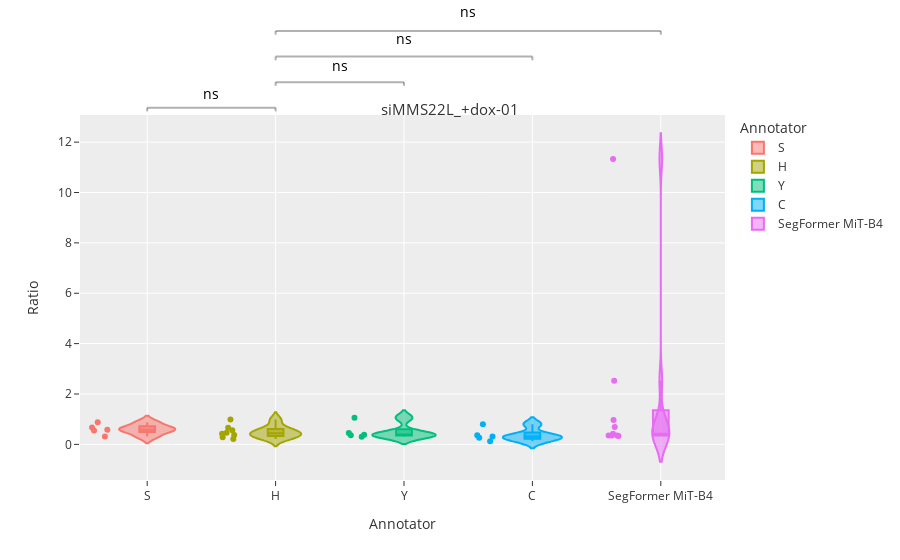
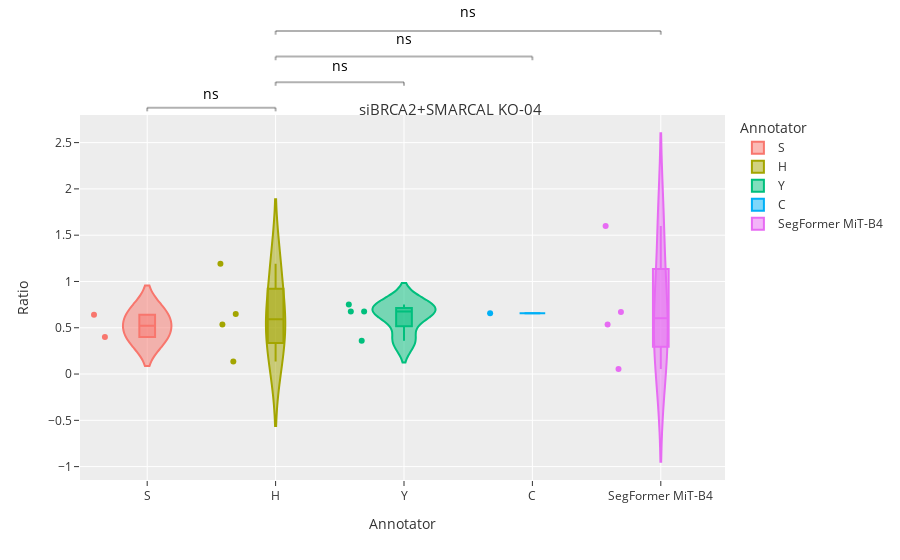
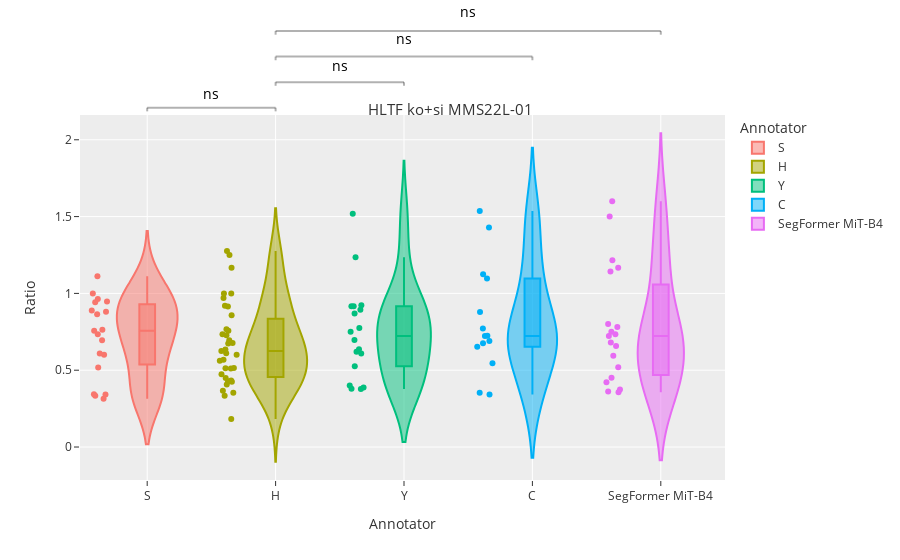
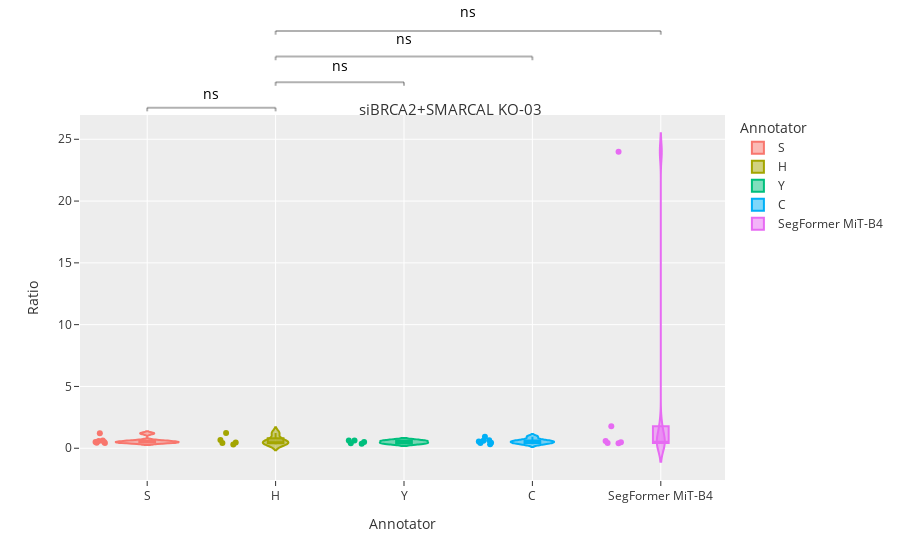

Write notebook code for charts like these, in order.
### Code cell
for category in categories:

    df = df_raw[df_raw['image_type'] == category]

    # df = df[df.common == 5]
    # df = df[df.ratio <3]
    filtered = df[(np.isin(df.fiber_type, ["double"]))]
    try:
        model = smf.mixedlm("ratio ~ annotator", filtered, groups=filtered["image_type"])
    except ValueError:
        continue
    try:
        result = model.fit()
    except np.linalg.LinAlgError:
        print("LinAlgError")
        continue
    pvalues = np.asarray(result.pvalues)[1:]



    filtered['Ratio'] = filtered['ratio'].astype(float)
    filtered['Annotator'] = filtered['annotator']

    fig = px.violin(
        filtered,
        y="Ratio",
        x="Annotator",
        box=True,  # draw box plot inside the violin
        points="all",  # can be 'outliers', or False
        color="Annotator",
        template="ggplot2",
        title=f"{category}",
    )
    fig = add_p_value_annotation(fig, [[0,1], [1,2], [1,3], [1, 4]], stats_test=pvalues)
    # Set title to the name of the category
    # Increase top margin to make room for the title
    fig.update_layout(
    title=dict(font=dict(size=15), automargin=True, yref='paper')
)
    fig.update_layout(margin=dict(t=115))
    fig.show()

### Figure 1 — Plotly figure (JSON) as saved in the notebook; plotly's stock layout.template omitted (floating-point values rounded to 4 significant figures)
{"data": [{"alignmentgroup": "True", "box": {"visible": true}, "hovertemplate": "Annotator=%{x}<br>Ratio=%{y}<extra></extra>", "legendgroup": "S", "marker": {"color": "#F8766D"}, "name": "S", "offsetgroup": "S", "orientation": "v", "points": "all", "scalegroup": "True", "showlegend": true, "type": "violin", "x": ["S", "S", "S", "S", "S"], "x0": " ", "xaxis": "x", "y": [0.6667, 0.88, 0.5526, 0.3077, 0.5769], "y0": " ", "yaxis": "y"}, {"alignmentgroup": "True", "box": {"visible": true}, "hovertemplate": "Annotator=%{x}<br>Ratio=%{y}<extra></extra>", "legendgroup": "H", "marker": {"color": "#A3A500"}, "name": "H", "offsetgroup": "H", "orientation": "v", "points": "all", "scalegroup": "True", "showlegend": true, "type": "violin", "x": ["H", "H", "H", "H", "H", "H", "H", "H"], "x0": " ", "xaxis": "x", "y": [0.6617, 0.9831, 0.2857, 0.4186, 0.2143, 0.4607, 0.5556, 0.3718], "y0": " ", "yaxis": "y"}, {"alignmentgroup": "True", "box": {"visible": true}, "hovertemplate": "Annotator=%{x}<br>Ratio=%{y}<extra></extra>", "legendgroup": "Y", "marker": {"color": "#00BF7D"}, "name": "Y", "offsetgroup": "Y", "orientation": "v", "points": "all", "scalegroup": "True", "showlegend": true, "type": "violin", "x": ["Y", "Y", "Y", "Y", "Y"], "x0": " ", "xaxis": "x", "y": [1.061, 0.3778, 0.3617, 0.3034, 0.4494], "y0": " ", "yaxis": "y"}, {"alignmentgroup": "True", "box": {"visible": true}, "hovertemplate": "Annotator=%{x}<br>Ratio=%{y}<extra></extra>", "legendgroup": "C", "marker": {"color": "#00B0F6"}, "name": "C", "offsetgroup": "C", "orientation": "v", "points": "all", "scalegroup": "True", "showlegend": true, "type": "violin", "x": ["C", "C", "C", "C", "C"], "x0": " ", "xaxis": "x", "y": [0.8033, 0.3571, 0.2609, 0.3146, 0.1204], "y0": " ", "yaxis": "y"}, {"alignmentgroup": "True", "box": {"visible": true}, "hovertemplate": "Annotator=%{x}<br>Ratio=%{y}<extra></extra>", "legendgroup": "SegFormer MiT-B4", "marker": {"color": "#E76BF3"}, "name": "SegFormer MiT-B4", "offsetgroup": "SegFormer MiT-B4", "orientation": "v", "points": "all", "scalegroup": "True", "showlegend": true, "type": "violin", "x": ["SegFormer MiT-B4", "SegFormer MiT-B4", "SegFormer MiT-B4", "SegFormer MiT-B4", "SegFormer MiT-B4", "SegFormer MiT-B4", "SegFormer MiT-B4", "SegFormer MiT-B4", "SegFormer MiT-B4"], "x0": " ", "xaxis": "x", "y": [0.9655, 0.425, 0.3488, 0.3556, 11.33, 2.529, 0.3293, 0.3469, 0.6939], "y0": " ", "yaxis": "y"}], "layout": {"annotations": [{"font": {"color": "black", "size": 14}, "showarrow": false, "text": "ns", "textangle": 0, "x": 0.5, "xref": "x", "y": 1.091, "yref": "y domain"}, {"font": {"color": "black", "size": 14}, "showarrow": false, "text": "ns", "textangle": 0, "x": 1.5, "xref": "x", "y": 1.166, "yref": "y domain"}, {"font": {"color": "black", "size": 14}, "showarrow": false, "text": "ns", "textangle": 0, "x": 2, "xref": "x", "y": 1.241, "yref": "y domain"}, {"font": {"color": "black", "size": 14}, "showarrow": false, "text": "ns", "textangle": 0, "x": 2.5, "xref": "x", "y": 1.316, "yref": "y domain"}], "legend": {"title": {"text": "Annotator"}, "tracegroupgap": 0}, "margin": {"t": 115}, "shapes": [{"line": {"color": "black", "width": 2}, "type": "line", "x0": 0, "x1": 0, "xref": "x", "y0": 1.01, "y1": 1.02, "yref": "y domain"}, {"line": {"color": "black", "width": 2}, "type": "line", "x0": 0, "x1": 1, "xref": "x", "y0": 1.02, "y1": 1.02, "yref": "y domain"}, {"line": {"color": "black", "width": 2}, "type": "line", "x0": 1, "x1": 1, "xref": "x", "y0": 1.01, "y1": 1.02, "yref": "y domain"}, {"line": {"color": "black", "width": 2}, "type": "line", "x0": 1, "x1": 1, "xref": "x", "y0": 1.08, "y1": 1.09, "yref": "y domain"}, {"line": {"color": "black", "width": 2}, "type": "line", "x0": 1, "x1": 2, "xref": "x", "y0": 1.09, "y1": 1.09, "yref": "y domain"}, {"line": {"color": "black", "width": 2}, "type": "line", "x0": 2, "x1": 2, "xref": "x", "y0": 1.08, "y1": 1.09, "yref": "y domain"}, {"line": {"color": "black", "width": 2}, "type": "line", "x0": 1, "x1": 1, "xref": "x", "y0": 1.15, "y1": 1.16, "yref": "y domain"}, {"line": {"color": "black", "width": 2}, "type": "line", "x0": 1, "x1": 3, "xref": "x", "y0": 1.16, "y1": 1.16, "yref": "y domain"}, {"line": {"color": "black", "width": 2}, "type": "line", "x0": 3, "x1": 3, "xref": "x", "y0": 1.15, "y1": 1.16, "yref": "y domain"}, {"line": {"color": "black", "width": 2}, "type": "line", "x0": 1, "x1": 1, "xref": "x", "y0": 1.22, "y1": 1.23, "yref": "y domain"}, {"line": {"color": "black", "width": 2}, "type": "line", "x0": 1, "x1": 4, "xref": "x", "y0": 1.23, "y1": 1.23, "yref": "y domain"}, {"line": {"color": "black", "width": 2}, "type": "line", "x0": 4, "x1": 4, "xref": "x", "y0": 1.22, "y1": 1.23, "yref": "y domain"}], "title": {"automargin": true, "font": {"size": 15}, "text": "siMMS22L_+dox-01", "yref": "paper"}, "violinmode": "overlay", "xaxis": {"anchor": "y", "categoryarray": ["S", "H", "Y", "C", "SegFormer MiT-B4"], "categoryorder": "array", "domain": [0, 1], "title": {"text": "Annotator"}}, "yaxis": {"anchor": "x", "domain": [0, 1], "title": {"text": "Ratio"}}}}

### Figure 2 — Plotly figure (JSON) as saved in the notebook; plotly's stock layout.template omitted (floating-point values rounded to 4 significant figures)
{"data": [{"alignmentgroup": "True", "box": {"visible": true}, "hovertemplate": "Annotator=%{x}<br>Ratio=%{y}<extra></extra>", "legendgroup": "S", "marker": {"color": "#F8766D"}, "name": "S", "offsetgroup": "S", "orientation": "v", "points": "all", "scalegroup": "True", "showlegend": true, "type": "violin", "x": ["S", "S"], "x0": " ", "xaxis": "x", "y": [0.641, 0.4], "y0": " ", "yaxis": "y"}, {"alignmentgroup": "True", "box": {"visible": true}, "hovertemplate": "Annotator=%{x}<br>Ratio=%{y}<extra></extra>", "legendgroup": "H", "marker": {"color": "#A3A500"}, "name": "H", "offsetgroup": "H", "orientation": "v", "points": "all", "scalegroup": "True", "showlegend": true, "type": "violin", "x": ["H", "H", "H", "H"], "x0": " ", "xaxis": "x", "y": [0.1364, 0.6494, 1.192, 0.5349], "y0": " ", "yaxis": "y"}, {"alignmentgroup": "True", "box": {"visible": true}, "hovertemplate": "Annotator=%{x}<br>Ratio=%{y}<extra></extra>", "legendgroup": "Y", "marker": {"color": "#00BF7D"}, "name": "Y", "offsetgroup": "Y", "orientation": "v", "points": "all", "scalegroup": "True", "showlegend": true, "type": "violin", "x": ["Y", "Y", "Y", "Y"], "x0": " ", "xaxis": "x", "y": [0.6753, 0.359, 0.75, 0.6765], "y0": " ", "yaxis": "y"}, {"alignmentgroup": "True", "box": {"visible": true}, "hovertemplate": "Annotator=%{x}<br>Ratio=%{y}<extra></extra>", "legendgroup": "C", "marker": {"color": "#00B0F6"}, "name": "C", "offsetgroup": "C", "orientation": "v", "points": "all", "scalegroup": "True", "showlegend": true, "type": "violin", "x": ["C"], "x0": " ", "xaxis": "x", "y": [0.6579], "y0": " ", "yaxis": "y"}, {"alignmentgroup": "True", "box": {"visible": true}, "hovertemplate": "Annotator=%{x}<br>Ratio=%{y}<extra></extra>", "legendgroup": "SegFormer MiT-B4", "marker": {"color": "#E76BF3"}, "name": "SegFormer MiT-B4", "offsetgroup": "SegFormer MiT-B4", "orientation": "v", "points": "all", "scalegroup": "True", "showlegend": true, "type": "violin", "x": ["SegFormer MiT-B4", "SegFormer MiT-B4", "SegFormer MiT-B4", "SegFormer MiT-B4"], "x0": " ", "xaxis": "x", "y": [0.6711, 0.5349, 1.6, 0.05357], "y0": " ", "yaxis": "y"}], "layout": {"annotations": [{"font": {"color": "black", "size": 14}, "showarrow": false, "text": "ns", "textangle": 0, "x": 0.5, "xref": "x", "y": 1.091, "yref": "y domain"}, {"font": {"color": "black", "size": 14}, "showarrow": false, "text": "ns", "textangle": 0, "x": 1.5, "xref": "x", "y": 1.166, "yref": "y domain"}, {"font": {"color": "black", "size": 14}, "showarrow": false, "text": "ns", "textangle": 0, "x": 2, "xref": "x", "y": 1.241, "yref": "y domain"}, {"font": {"color": "black", "size": 14}, "showarrow": false, "text": "ns", "textangle": 0, "x": 2.5, "xref": "x", "y": 1.316, "yref": "y domain"}], "legend": {"title": {"text": "Annotator"}, "tracegroupgap": 0}, "margin": {"t": 115}, "shapes": [{"line": {"color": "black", "width": 2}, "type": "line", "x0": 0, "x1": 0, "xref": "x", "y0": 1.01, "y1": 1.02, "yref": "y domain"}, {"line": {"color": "black", "width": 2}, "type": "line", "x0": 0, "x1": 1, "xref": "x", "y0": 1.02, "y1": 1.02, "yref": "y domain"}, {"line": {"color": "black", "width": 2}, "type": "line", "x0": 1, "x1": 1, "xref": "x", "y0": 1.01, "y1": 1.02, "yref": "y domain"}, {"line": {"color": "black", "width": 2}, "type": "line", "x0": 1, "x1": 1, "xref": "x", "y0": 1.08, "y1": 1.09, "yref": "y domain"}, {"line": {"color": "black", "width": 2}, "type": "line", "x0": 1, "x1": 2, "xref": "x", "y0": 1.09, "y1": 1.09, "yref": "y domain"}, {"line": {"color": "black", "width": 2}, "type": "line", "x0": 2, "x1": 2, "xref": "x", "y0": 1.08, "y1": 1.09, "yref": "y domain"}, {"line": {"color": "black", "width": 2}, "type": "line", "x0": 1, "x1": 1, "xref": "x", "y0": 1.15, "y1": 1.16, "yref": "y domain"}, {"line": {"color": "black", "width": 2}, "type": "line", "x0": 1, "x1": 3, "xref": "x", "y0": 1.16, "y1": 1.16, "yref": "y domain"}, {"line": {"color": "black", "width": 2}, "type": "line", "x0": 3, "x1": 3, "xref": "x", "y0": 1.15, "y1": 1.16, "yref": "y domain"}, {"line": {"color": "black", "width": 2}, "type": "line", "x0": 1, "x1": 1, "xref": "x", "y0": 1.22, "y1": 1.23, "yref": "y domain"}, {"line": {"color": "black", "width": 2}, "type": "line", "x0": 1, "x1": 4, "xref": "x", "y0": 1.23, "y1": 1.23, "yref": "y domain"}, {"line": {"color": "black", "width": 2}, "type": "line", "x0": 4, "x1": 4, "xref": "x", "y0": 1.22, "y1": 1.23, "yref": "y domain"}], "title": {"automargin": true, "font": {"size": 15}, "text": "siBRCA2+SMARCAL KO-04", "yref": "paper"}, "violinmode": "overlay", "xaxis": {"anchor": "y", "categoryarray": ["S", "H", "Y", "C", "SegFormer MiT-B4"], "categoryorder": "array", "domain": [0, 1], "title": {"text": "Annotator"}}, "yaxis": {"anchor": "x", "domain": [0, 1], "title": {"text": "Ratio"}}}}

### Figure 3 — Plotly figure (JSON) as saved in the notebook; plotly's stock layout.template omitted (floating-point values rounded to 4 significant figures)
{"data": [{"alignmentgroup": "True", "box": {"visible": true}, "hovertemplate": "Annotator=%{x}<br>Ratio=%{y}<extra></extra>", "legendgroup": "S", "marker": {"color": "#F8766D"}, "name": "S", "offsetgroup": "S", "orientation": "v", "points": "all", "scalegroup": "True", "showlegend": true, "type": "violin", "x": ["S", "S", "S", "S", "S", "S", "S", "S", "S", "S", "S", "S", "S", "S", "S", "S", "S", "S", "S"], "x0": " ", "xaxis": "x", "y": [0.9474, 0.9643, 0.6957, 0.6, 0.7632, 0.7576, 0.6087, 0.3143, 0.5172, 0.7333, 0.3421, 0.3429, 0.8889, 0.88, 1.111, 0.9429, 0.3333, 1.0, 0.8636], "y0": " ", "yaxis": "y"}, {"alignmentgroup": "True", "box": {"visible": true}, "hovertemplate": "Annotator=%{x}<br>Ratio=%{y}<extra></extra>", "legendgroup": "H", "marker": {"color": "#A3A500"}, "name": "H", "offsetgroup": "H", "orientation": "v", "points": "all", "scalegroup": "True", "showlegend": true, "type": "violin", "x": ["H", "H", "H", "H", "H", "H", "H", "H", "H", "H", "H", "H", "H", "H", "H", "H", "H", "H", "H", "H", "H", "H", "H", "H", "H", "H", "H", "H", "H", "H", "H", "H", "H", "H", "H"], "x0": " ", "xaxis": "x", "y": [0.7667, 0.6, 0.6957, 0.7273, 0.4062, 0.625, 0.45, 0.7561, 1.0, 0.5111, 0.561, 1.276, 0.4737, 0.6098, 0.5676, 0.1818, 0.6774, 0.6341, 0.5135, 0.6739, 0.4242, 0.7333, 0.5152, 0.4333, 0.4286, 1.25, 0.3529, 0.9143, 0.92, 1.167, 0.9697, 0.3333, 0.3667, 1.0, 0.8571], "y0": " ", "yaxis": "y"}, {"alignmentgroup": "True", "box": {"visible": true}, "hovertemplate": "Annotator=%{x}<br>Ratio=%{y}<extra></extra>", "legendgroup": "Y", "marker": {"color": "#00BF7D"}, "name": "Y", "offsetgroup": "Y", "orientation": "v", "points": "all", "scalegroup": "True", "showlegend": true, "type": "violin", "x": ["Y", "Y", "Y", "Y", "Y", "Y", "Y", "Y", "Y", "Y", "Y", "Y", "Y", "Y", "Y", "Y", "Y", "Y"], "x0": " ", "xaxis": "x", "y": [0.697, 0.6087, 1.519, 0.4, 0.6364, 0.775, 0.525, 0.75, 0.3871, 0.3784, 1.235, 0.6207, 0.9167, 0.8929, 0.9167, 0.3793, 0.9231, 0.8696], "y0": " ", "yaxis": "y"}, {"alignmentgroup": "True", "box": {"visible": true}, "hovertemplate": "Annotator=%{x}<br>Ratio=%{y}<extra></extra>", "legendgroup": "C", "marker": {"color": "#00B0F6"}, "name": "C", "offsetgroup": "C", "orientation": "v", "points": "all", "scalegroup": "True", "showlegend": true, "type": "violin", "x": ["C", "C", "C", "C", "C", "C", "C", "C", "C", "C", "C", "C", "C", "C"], "x0": " ", "xaxis": "x", "y": [0.6522, 0.7222, 0.7714, 0.5455, 0.8788, 1.536, 0.675, 0.7241, 0.3421, 1.429, 0.3529, 0.6897, 1.125, 1.097], "y0": " ", "yaxis": "y"}, {"alignmentgroup": "True", "box": {"visible": true}, "hovertemplate": "Annotator=%{x}<br>Ratio=%{y}<extra></extra>", "legendgroup": "SegFormer MiT-B4", "marker": {"color": "#E76BF3"}, "name": "SegFormer MiT-B4", "offsetgroup": "SegFormer MiT-B4", "orientation": "v", "points": "all", "scalegroup": "True", "showlegend": true, "type": "violin", "x": ["SegFormer MiT-B4", "SegFormer MiT-B4", "SegFormer MiT-B4", "SegFormer MiT-B4", "SegFormer MiT-B4", "SegFormer MiT-B4", "SegFormer MiT-B4", "SegFormer MiT-B4", "SegFormer MiT-B4", "SegFormer MiT-B4", "SegFormer MiT-B4", "SegFormer MiT-B4", "SegFormer MiT-B4", "SegFormer MiT-B4", "SegFormer MiT-B4", "SegFormer MiT-B4", "SegFormer MiT-B4", "SegFormer MiT-B4", "SegFormer MiT-B4"], "x0": " ", "xaxis": "x", "y": [1.216, 0.8, 0.52, 0.7222, 0.6579, 0.4211, 0.68, 0.5946, 0.75, 0.7812, 0.375, 0.7333, 1.143, 0.3611, 1.6, 0.4516, 1.5, 1.167, 0.3571], "y0": " ", "yaxis": "y"}], "layout": {"annotations": [{"font": {"color": "black", "size": 14}, "showarrow": false, "text": "ns", "textangle": 0, "x": 0.5, "xref": "x", "y": 1.091, "yref": "y domain"}, {"font": {"color": "black", "size": 14}, "showarrow": false, "text": "ns", "textangle": 0, "x": 1.5, "xref": "x", "y": 1.166, "yref": "y domain"}, {"font": {"color": "black", "size": 14}, "showarrow": false, "text": "ns", "textangle": 0, "x": 2, "xref": "x", "y": 1.241, "yref": "y domain"}, {"font": {"color": "black", "size": 14}, "showarrow": false, "text": "ns", "textangle": 0, "x": 2.5, "xref": "x", "y": 1.316, "yref": "y domain"}], "legend": {"title": {"text": "Annotator"}, "tracegroupgap": 0}, "margin": {"t": 115}, "shapes": [{"line": {"color": "black", "width": 2}, "type": "line", "x0": 0, "x1": 0, "xref": "x", "y0": 1.01, "y1": 1.02, "yref": "y domain"}, {"line": {"color": "black", "width": 2}, "type": "line", "x0": 0, "x1": 1, "xref": "x", "y0": 1.02, "y1": 1.02, "yref": "y domain"}, {"line": {"color": "black", "width": 2}, "type": "line", "x0": 1, "x1": 1, "xref": "x", "y0": 1.01, "y1": 1.02, "yref": "y domain"}, {"line": {"color": "black", "width": 2}, "type": "line", "x0": 1, "x1": 1, "xref": "x", "y0": 1.08, "y1": 1.09, "yref": "y domain"}, {"line": {"color": "black", "width": 2}, "type": "line", "x0": 1, "x1": 2, "xref": "x", "y0": 1.09, "y1": 1.09, "yref": "y domain"}, {"line": {"color": "black", "width": 2}, "type": "line", "x0": 2, "x1": 2, "xref": "x", "y0": 1.08, "y1": 1.09, "yref": "y domain"}, {"line": {"color": "black", "width": 2}, "type": "line", "x0": 1, "x1": 1, "xref": "x", "y0": 1.15, "y1": 1.16, "yref": "y domain"}, {"line": {"color": "black", "width": 2}, "type": "line", "x0": 1, "x1": 3, "xref": "x", "y0": 1.16, "y1": 1.16, "yref": "y domain"}, {"line": {"color": "black", "width": 2}, "type": "line", "x0": 3, "x1": 3, "xref": "x", "y0": 1.15, "y1": 1.16, "yref": "y domain"}, {"line": {"color": "black", "width": 2}, "type": "line", "x0": 1, "x1": 1, "xref": "x", "y0": 1.22, "y1": 1.23, "yref": "y domain"}, {"line": {"color": "black", "width": 2}, "type": "line", "x0": 1, "x1": 4, "xref": "x", "y0": 1.23, "y1": 1.23, "yref": "y domain"}, {"line": {"color": "black", "width": 2}, "type": "line", "x0": 4, "x1": 4, "xref": "x", "y0": 1.22, "y1": 1.23, "yref": "y domain"}], "title": {"automargin": true, "font": {"size": 15}, "text": "HLTF ko+si MMS22L-01", "yref": "paper"}, "violinmode": "overlay", "xaxis": {"anchor": "y", "categoryarray": ["S", "H", "Y", "C", "SegFormer MiT-B4"], "categoryorder": "array", "domain": [0, 1], "title": {"text": "Annotator"}}, "yaxis": {"anchor": "x", "domain": [0, 1], "title": {"text": "Ratio"}}}}

### Figure 4 — Plotly figure (JSON) as saved in the notebook; plotly's stock layout.template omitted (floating-point values rounded to 4 significant figures)
{"data": [{"alignmentgroup": "True", "box": {"visible": true}, "hovertemplate": "Annotator=%{x}<br>Ratio=%{y}<extra></extra>", "legendgroup": "S", "marker": {"color": "#F8766D"}, "name": "S", "offsetgroup": "S", "orientation": "v", "points": "all", "scalegroup": "True", "showlegend": true, "type": "violin", "x": ["S", "S", "S", "S", "S", "S", "S"], "x0": " ", "xaxis": "x", "y": [1.203, 0.4286, 0.6296, 0.4419, 0.5, 0.5814, 0.5], "y0": " ", "yaxis": "y"}, {"alignmentgroup": "True", "box": {"visible": true}, "hovertemplate": "Annotator=%{x}<br>Ratio=%{y}<extra></extra>", "legendgroup": "H", "marker": {"color": "#A3A500"}, "name": "H", "offsetgroup": "H", "orientation": "v", "points": "all", "scalegroup": "True", "showlegend": true, "type": "violin", "x": ["H", "H", "H", "H", "H"], "x0": " ", "xaxis": "x", "y": [1.231, 0.3067, 0.6625, 0.4301, 0.4706], "y0": " ", "yaxis": "y"}, {"alignmentgroup": "True", "box": {"visible": true}, "hovertemplate": "Annotator=%{x}<br>Ratio=%{y}<extra></extra>", "legendgroup": "Y", "marker": {"color": "#00BF7D"}, "name": "Y", "offsetgroup": "Y", "orientation": "v", "points": "all", "scalegroup": "True", "showlegend": true, "type": "violin", "x": ["Y", "Y", "Y", "Y", "Y"], "x0": " ", "xaxis": "x", "y": [0.3662, 0.6292, 0.5, 0.6341, 0.3944], "y0": " ", "yaxis": "y"}, {"alignmentgroup": "True", "box": {"visible": true}, "hovertemplate": "Annotator=%{x}<br>Ratio=%{y}<extra></extra>", "legendgroup": "C", "marker": {"color": "#00B0F6"}, "name": "C", "offsetgroup": "C", "orientation": "v", "points": "all", "scalegroup": "True", "showlegend": true, "type": "violin", "x": ["C", "C", "C", "C", "C", "C", "C"], "x0": " ", "xaxis": "x", "y": [0.9351, 0.3239, 0.5977, 0.4205, 0.6486, 0.5455, 0.4493], "y0": " ", "yaxis": "y"}, {"alignmentgroup": "True", "box": {"visible": true}, "hovertemplate": "Annotator=%{x}<br>Ratio=%{y}<extra></extra>", "legendgroup": "SegFormer MiT-B4", "marker": {"color": "#E76BF3"}, "name": "SegFormer MiT-B4", "offsetgroup": "SegFormer MiT-B4", "orientation": "v", "points": "all", "scalegroup": "True", "showlegend": true, "type": "violin", "x": ["SegFormer MiT-B4", "SegFormer MiT-B4", "SegFormer MiT-B4", "SegFormer MiT-B4", "SegFormer MiT-B4", "SegFormer MiT-B4"], "x0": " ", "xaxis": "x", "y": [0.58, 0.3944, 24.0, 0.4878, 1.783, 0.4265], "y0": " ", "yaxis": "y"}], "layout": {"annotations": [{"font": {"color": "black", "size": 14}, "showarrow": false, "text": "ns", "textangle": 0, "x": 0.5, "xref": "x", "y": 1.091, "yref": "y domain"}, {"font": {"color": "black", "size": 14}, "showarrow": false, "text": "ns", "textangle": 0, "x": 1.5, "xref": "x", "y": 1.166, "yref": "y domain"}, {"font": {"color": "black", "size": 14}, "showarrow": false, "text": "ns", "textangle": 0, "x": 2, "xref": "x", "y": 1.241, "yref": "y domain"}, {"font": {"color": "black", "size": 14}, "showarrow": false, "text": "ns", "textangle": 0, "x": 2.5, "xref": "x", "y": 1.316, "yref": "y domain"}], "legend": {"title": {"text": "Annotator"}, "tracegroupgap": 0}, "margin": {"t": 115}, "shapes": [{"line": {"color": "black", "width": 2}, "type": "line", "x0": 0, "x1": 0, "xref": "x", "y0": 1.01, "y1": 1.02, "yref": "y domain"}, {"line": {"color": "black", "width": 2}, "type": "line", "x0": 0, "x1": 1, "xref": "x", "y0": 1.02, "y1": 1.02, "yref": "y domain"}, {"line": {"color": "black", "width": 2}, "type": "line", "x0": 1, "x1": 1, "xref": "x", "y0": 1.01, "y1": 1.02, "yref": "y domain"}, {"line": {"color": "black", "width": 2}, "type": "line", "x0": 1, "x1": 1, "xref": "x", "y0": 1.08, "y1": 1.09, "yref": "y domain"}, {"line": {"color": "black", "width": 2}, "type": "line", "x0": 1, "x1": 2, "xref": "x", "y0": 1.09, "y1": 1.09, "yref": "y domain"}, {"line": {"color": "black", "width": 2}, "type": "line", "x0": 2, "x1": 2, "xref": "x", "y0": 1.08, "y1": 1.09, "yref": "y domain"}, {"line": {"color": "black", "width": 2}, "type": "line", "x0": 1, "x1": 1, "xref": "x", "y0": 1.15, "y1": 1.16, "yref": "y domain"}, {"line": {"color": "black", "width": 2}, "type": "line", "x0": 1, "x1": 3, "xref": "x", "y0": 1.16, "y1": 1.16, "yref": "y domain"}, {"line": {"color": "black", "width": 2}, "type": "line", "x0": 3, "x1": 3, "xref": "x", "y0": 1.15, "y1": 1.16, "yref": "y domain"}, {"line": {"color": "black", "width": 2}, "type": "line", "x0": 1, "x1": 1, "xref": "x", "y0": 1.22, "y1": 1.23, "yref": "y domain"}, {"line": {"color": "black", "width": 2}, "type": "line", "x0": 1, "x1": 4, "xref": "x", "y0": 1.23, "y1": 1.23, "yref": "y domain"}, {"line": {"color": "black", "width": 2}, "type": "line", "x0": 4, "x1": 4, "xref": "x", "y0": 1.22, "y1": 1.23, "yref": "y domain"}], "title": {"automargin": true, "font": {"size": 15}, "text": "siBRCA2+SMARCAL KO-03", "yref": "paper"}, "violinmode": "overlay", "xaxis": {"anchor": "y", "categoryarray": ["S", "H", "Y", "C", "SegFormer MiT-B4"], "categoryorder": "array", "domain": [0, 1], "title": {"text": "Annotator"}}, "yaxis": {"anchor": "x", "domain": [0, 1], "title": {"text": "Ratio"}}}}
